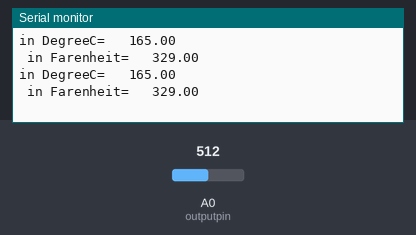
The sketch below on a simulated Arduino Uno, built with avr-gcc and run on an emulated ATmega328P. On the bench: the last lines printed to the serial monitor. The inputs (shaded band) are chosen by the test bench; at power-on: A0 (outputpin) = 512.

Above: at 2.3 s.
2.4 s: A0 (outputpin) set to 716
At 4.2 s:
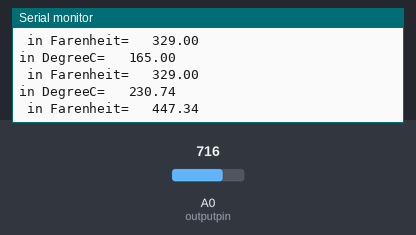
4.5 s: A0 (outputpin) set to 900
At 5.4 s:
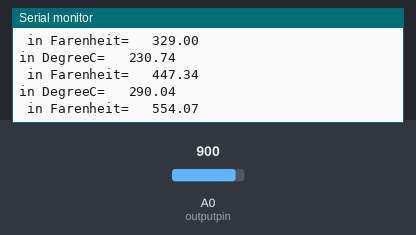
Timing chart, 0 to 7.5 s (numbered marks = the images above; inputs shaded):
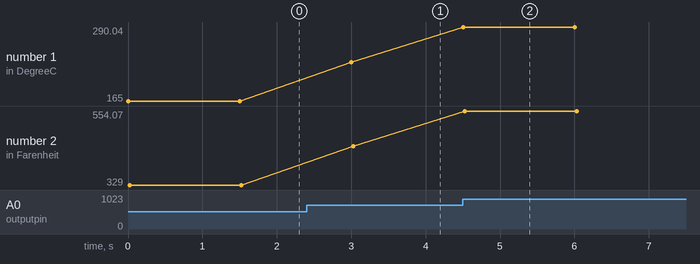

Measured:
- after the input at 2.4 s, the serial monitor: prints a new line after 0.60 s (image 1)
- after the input at 4.5 s, the serial monitor: prints a new line at once (image 2)
- plotted number 1: 165 → 230.74 after the input at 2.4 s, 230.74 → 290.04 after the input at 4.5 s
- plotted number 2: 329 → 447.34 after the input at 2.4 s, 447.34 → 554.07 after the input at 4.5 s

The sketch:

assignment4.ino
```cpp
int outputpin = A0;


void setup() {
  // put your setup code here, to run once:

  Serial.begin(9600);
  //Setting the baud rate for Serial Monitor Communication

}

void loop() {
  // put your main code here, to run repeatedly:
  int analogValue = analogRead(outputpin);
  float millivolts = (analogValue/1024.0) * 3300; //3300 is the voltage provided by NodeMCU
  float celsius = millivolts/10;
  Serial.print("in DegreeC=   ");
  Serial.println(celsius);

  float fahrenheit = ((celsius * 9)/5 + 32);
  Serial.print(" in Farenheit=   ");
  Serial.println(fahrenheit);

  delay(1500);

}
```
